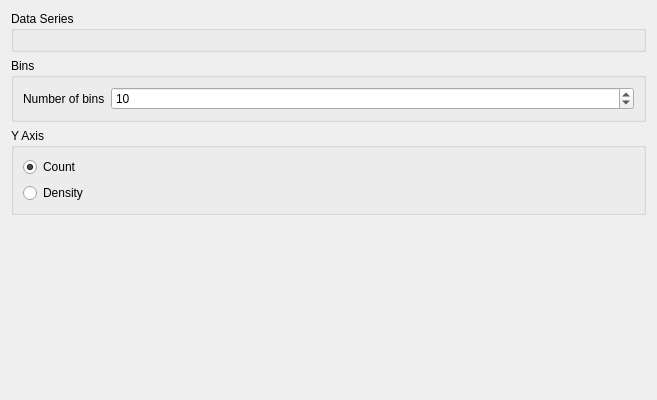
<?xml version="1.0" encoding="UTF-8"?>
<ui version="4.0">
 <class>DAChartAddHistogramWidget</class>
 <widget class="QWidget" name="DAChartAddHistogramWidget">
  <property name="geometry">
   <rect>
    <x>0</x>
    <y>0</y>
    <width>657</width>
    <height>400</height>
   </rect>
  </property>
  <property name="windowTitle">
   <string>Add Histogram</string>
  </property>
  <layout class="QVBoxLayout" name="verticalLayout_2">
   <item>
    <widget class="QGroupBox" name="groupBoxData">
     <property name="title">
      <string>Data Series</string>
     </property>
     <property name="flat">
      <bool>true</bool>
     </property>
     <layout class="QVBoxLayout" name="verticalLayout">
      <item>
       <widget class="DA::DAChartSeriesSelectWidget" name="selectWidgetData"/>
      </item>
     </layout>
    </widget>
   </item>
   <item>
    <widget class="QGroupBox" name="groupBoxBins">
     <property name="title">
      <string>Bins</string>
     </property>
     <property name="flat">
      <bool>true</bool>
     </property>
     <layout class="QFormLayout" name="formLayout">
      <item row="0" column="0">
       <widget class="QLabel" name="labelBins">
        <property name="text">
         <string>Number of bins</string>
        </property>
       </widget>
      </item>
      <item row="0" column="1">
       <widget class="QSpinBox" name="spinBoxBins">
        <property name="minimum">
         <number>1</number>
        </property>
        <property name="maximum">
         <number>10000</number>
        </property>
        <property name="value">
         <number>10</number>
        </property>
       </widget>
      </item>
     </layout>
    </widget>
   </item>
   <item>
    <widget class="QGroupBox" name="groupBoxYAxis">
     <property name="title">
      <string>Y Axis</string>
     </property>
     <property name="flat">
      <bool>true</bool>
     </property>
     <layout class="QVBoxLayout" name="verticalLayout_3">
      <item>
       <widget class="QRadioButton" name="radioButtonCount">
        <property name="text">
         <string>Count</string>
        </property>
        <property name="checked">
         <bool>true</bool>
        </property>
       </widget>
      </item>
      <item>
       <widget class="QRadioButton" name="radioButtonDensity">
        <property name="text">
         <string>Density</string>
        </property>
       </widget>
      </item>
     </layout>
    </widget>
   </item>
   <item>
    <spacer name="verticalSpacer">
     <property name="orientation">
      <enum>Qt::Vertical</enum>
     </property>
     <property name="sizeHint" stdset="0">
      <size>
       <width>20</width>
       <height>40</height>
      </size>
     </property>
    </spacer>
   </item>
  </layout>
 </widget>
 <customwidgets>
  <customwidget>
   <class>DA::DAChartSeriesSelectWidget</class>
   <extends>QWidget</extends>
   <header>DAChartSeriesSelectWidget.h</header>
  </customwidget>
 </customwidgets>
 <resources/>
 <connections/>
</ui>
